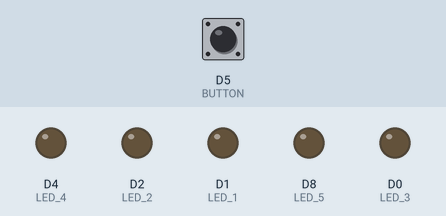
Simulated run of this sketch. Board: ESP8266 (NodeMCU). Parts: output pins drawn as LEDs (lit = HIGH). Dashed ring = blinking. The test bench sets the inputs (shaded band); at power-on: D5 (BUTTON) LOW.

Above: at 1.2 s.
1.3 s: D5 (BUTTON) pulled HIGH for 0.15 s
At 2.21 s:
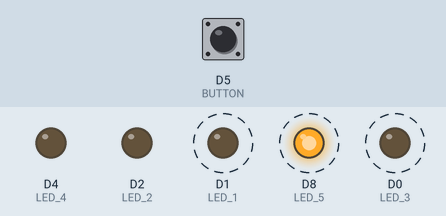
4.3 s: D5 (BUTTON) pulled HIGH for 1 s
At 4.8 s:
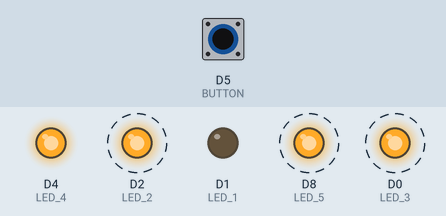
7.3 s: D5 (BUTTON) pulled HIGH for 3.2 s
At 7.4 s:
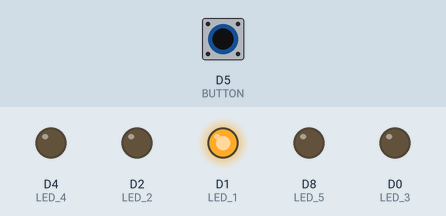
Timing chart, 0 to 18.0 s (numbered marks = the images above; inputs shaded):
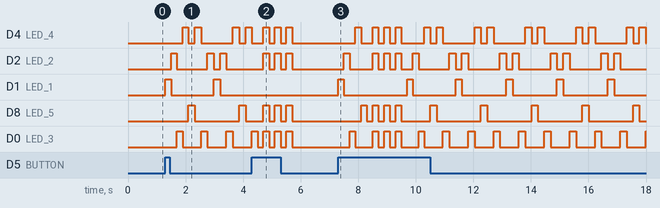

Measured:
- after the input at 1.3 s, D4 (LED_4): goes HIGH 0.20 s, LOW 0.22 s, HIGH 0.22 s, LOW 1.1 s, HIGH 0.22 s, LOW 0.22 s, then HIGH, starting after 0.60 s; D2 (LED_2): goes HIGH 0.20 s, LOW 1.1 s, HIGH 0.22 s, LOW 0.22 s, HIGH 0.22 s, then LOW, starting after 0.20 s
- after the input at 4.3 s, D1 (LED_1): stops changing and stays LOW; D0 (LED_3): alternates HIGH for 0.20 s and LOW for 0.20 s, 6 changes in all, then stays LOW, starting after 0.40 s
- after the input at 7.3 s, D4 (LED_4): LOW → HIGH after 0.60 s, → LOW 0.20 s later, → HIGH 0.40 s later, → LOW 0.20 s later, … (28 changes in this stretch); D2 (LED_2): LOW → HIGH after 0.20 s, → LOW 0.20 s later, → HIGH 0.80 s later, → LOW 0.20 s later, … (26 changes in this stretch)

The sketch:

main.ino
```cpp
#define LED_1 D1
#define LED_2 D2
#define LED_3 D0
#define LED_4 D4
#define LED_5 D8
#define BUTTON D5

#define MIN_ITERS 2
#define MAX_ITERS 10
#define LOOP_DELAY 20

int pressed = LOW;
int seqIndex = 4;

int iter = 0;
int totalIters = MIN_ITERS;

void setup()
{
  Serial.begin(9600);

  pinMode(LED_1, OUTPUT);
  pinMode(LED_2, OUTPUT);
  pinMode(LED_3, OUTPUT);
  pinMode(LED_4, OUTPUT);
  pinMode(LED_5, OUTPUT);
  pinMode(BUTTON, INPUT);
}

void runSeqIndex(int index)
{
  digitalWrite(LED_1, LOW);
  digitalWrite(LED_2, LOW);
  digitalWrite(LED_3, LOW);
  digitalWrite(LED_4, LOW);
  digitalWrite(LED_5, LOW);

  switch (index)
  {
  case 0:
    digitalWrite(LED_1, HIGH);
    break;
  case 1:
  case 7:
    digitalWrite(LED_2, HIGH);
    break;
  case 2:
  case 6:
    digitalWrite(LED_3, HIGH);
    break;
  case 3:
  case 5:
    digitalWrite(LED_4, HIGH);
    break;
  case 4:
    digitalWrite(LED_5, HIGH);
    break;
  }
}

void lose()
{
  digitalWrite(LED_1, LOW);
  digitalWrite(LED_2, LOW);
  digitalWrite(LED_3, LOW);
  digitalWrite(LED_4, LOW);
  digitalWrite(LED_5, LOW);
  delay(MAX_ITERS * LOOP_DELAY);

  for (int i = 0; i < 3; i++)
  {
    digitalWrite(LED_2, HIGH);
    digitalWrite(LED_3, HIGH);
    digitalWrite(LED_4, HIGH);
    digitalWrite(LED_5, HIGH);
    delay(MAX_ITERS * LOOP_DELAY);

    digitalWrite(LED_2, LOW);
    digitalWrite(LED_3, LOW);
    digitalWrite(LED_4, LOW);
    digitalWrite(LED_5, LOW);
    delay(MAX_ITERS * LOOP_DELAY);
  }
}

void win()
{
  digitalWrite(LED_1, LOW);
  digitalWrite(LED_2, LOW);
  digitalWrite(LED_3, LOW);
  digitalWrite(LED_4, LOW);
  digitalWrite(LED_5, LOW);
  delay(MAX_ITERS * LOOP_DELAY);

  for (int i = 0; i < 3; i++)
  {
    digitalWrite(LED_1, HIGH);
    delay(MAX_ITERS * LOOP_DELAY);

    digitalWrite(LED_1, LOW);
    delay(MAX_ITERS * LOOP_DELAY);
  }
}

void loop()
{
  if (totalIters == MIN_ITERS)
  {
    if (digitalRead(BUTTON) == HIGH)
    {
      for (int i = 0; i < 4; i++)
      {
        runSeqIndex(i);
        delay(MAX_ITERS * LOOP_DELAY);
      }

      pressed = LOW;
      seqIndex = 4;
      iter = 0;
      totalIters = MAX_ITERS;
    }

    return;
  }

  // When just got to a new LED
  if (iter == 0)
  {
    runSeqIndex(seqIndex);
  }

  pressed = max(digitalRead(BUTTON), pressed);

  // When about to move to the next LED
  if (iter == totalIters)
  {
    if (pressed == HIGH)
    {
      // When the LED is Green
      if (seqIndex == 0)
      {
        totalIters--;
        iter = 0;
        delay(MAX_ITERS * LOOP_DELAY);
      }
      else
      {
        totalIters = MIN_ITERS;
        lose();
        return;
      }
    }

    seqIndex++;
    if (seqIndex == 8)
      seqIndex = 0;

    iter = 0;
    pressed = LOW;
  }
  else
  {
    iter++;
  }

  if (totalIters == MIN_ITERS)
  {
    win();
  }

  delay(LOOP_DELAY);
}
```
